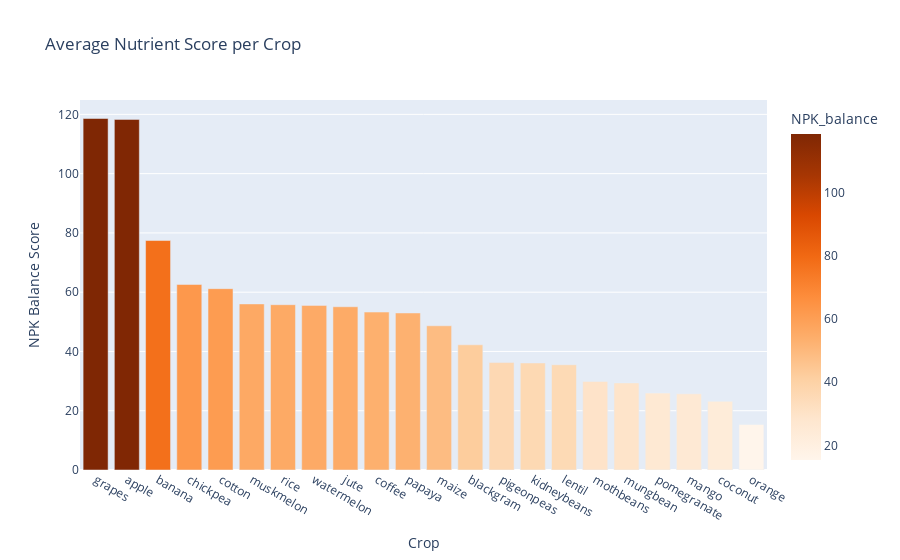

The code cell stored with this chart in its notebook:
### Code cell
avg_npk = df.groupby("label")["NPK_balance"].mean().reset_index()
avg_npk = avg_npk.sort_values("NPK_balance", ascending=False)

fig = px.bar(
    avg_npk, x="label", y="NPK_balance",
    title="Average Nutrient Score per Crop",
    color="NPK_balance", color_continuous_scale="Oranges"
)
fig.update_layout(
    xaxis_title="Crop", yaxis_title="NPK Balance Score", showlegend=False
)
fig.show()

### Figure 1 — Plotly figure (JSON) as saved in the notebook; plotly's stock layout.template omitted (floating-point values rounded to 4 significant figures)
{"data": [{"hovertemplate": "label=%{x}<br>NPK_balance=%{marker.color}<extra></extra>", "legendgroup": "", "marker": {"color": [118.6, 118.3, 77.43, 62.6, 61.19, 56.04, 55.78, 55.55, 55.08, 53.29, 52.99, 48.66, 42.24, 36.25, 36.11, 35.51, 29.89, 29.38, 25.94, 25.72, 23.17, 15.38], "coloraxis": "coloraxis", "pattern": {"shape": ""}}, "name": "", "orientation": "v", "showlegend": false, "textposition": "auto", "type": "bar", "x": ["grapes", "apple", "banana", "chickpea", "cotton", "muskmelon", "rice", "watermelon", "jute", "coffee", "papaya", "maize", "blackgram", "pigeonpeas", "kidneybeans", "lentil", "mothbeans", "mungbean", "pomegranate", "mango", "coconut", "orange"], "xaxis": "x", "y": [118.6, 118.3, 77.43, 62.6, 61.19, 56.04, 55.78, 55.55, 55.08, 53.29, 52.99, 48.66, 42.24, 36.25, 36.11, 35.51, 29.89, 29.38, 25.94, 25.72, 23.17, 15.38], "yaxis": "y"}], "layout": {"barmode": "relative", "coloraxis": {"colorbar": {"title": {"text": "NPK_balance"}}, "colorscale": [[0, "rgb(255,245,235)"], [0.125, "rgb(254,230,206)"], [0.25, "rgb(253,208,162)"], [0.375, "rgb(253,174,107)"], [0.5, "rgb(253,141,60)"], [0.625, "rgb(241,105,19)"], [0.75, "rgb(217,72,1)"], [0.875, "rgb(166,54,3)"], [1, "rgb(127,39,4)"]]}, "legend": {"tracegroupgap": 0}, "showlegend": false, "title": {"text": "Average Nutrient Score per Crop"}, "xaxis": {"anchor": "y", "domain": [0, 1], "title": {"text": "Crop"}}, "yaxis": {"anchor": "x", "domain": [0, 1], "title": {"text": "NPK Balance Score"}}}}
